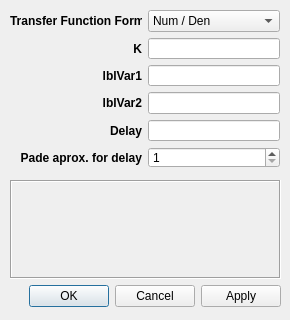
<?xml version="1.0" encoding="UTF-8"?>
<ui version="4.0">
 <class>ProccessModel</class>
 <widget class="QDialog" name="ProccessModel">
  <property name="windowModality">
   <enum>Qt::NonModal</enum>
  </property>
  <property name="geometry">
   <rect>
    <x>0</x>
    <y>0</y>
    <width>290</width>
    <height>320</height>
   </rect>
  </property>
  <property name="minimumSize">
   <size>
    <width>290</width>
    <height>320</height>
   </size>
  </property>
  <property name="maximumSize">
   <size>
    <width>290</width>
    <height>320</height>
   </size>
  </property>
  <property name="windowTitle">
   <string>Proccess Model</string>
  </property>
  <widget class="QWidget" name="gridLayoutWidget">
   <property name="geometry">
    <rect>
     <x>10</x>
     <y>10</y>
     <width>270</width>
     <height>158</height>
    </rect>
   </property>
   <layout class="QGridLayout" name="gridLayout">
    <item row="3" column="0">
     <widget class="QLabel" name="lblVar2">
      <property name="font">
       <font>
        <weight>75</weight>
        <bold>true</bold>
       </font>
      </property>
      <property name="text">
       <string>lblVar2</string>
      </property>
      <property name="alignment">
       <set>Qt::AlignRight|Qt::AlignTrailing|Qt::AlignVCenter</set>
      </property>
     </widget>
    </item>
    <item row="0" column="1">
     <widget class="QComboBox" name="cmbTFForm">
      <item>
       <property name="text">
        <string>Num / Den</string>
       </property>
      </item>
      <item>
       <property name="text">
        <string>Zero / Poles</string>
       </property>
      </item>
      <item>
       <property name="text">
        <string>Time Constants</string>
       </property>
      </item>
      <item>
       <property name="text">
        <string>First Order with Delay</string>
       </property>
      </item>
     </widget>
    </item>
    <item row="0" column="0">
     <widget class="QLabel" name="lblTFForm">
      <property name="font">
       <font>
        <weight>75</weight>
        <bold>true</bold>
       </font>
      </property>
      <property name="text">
       <string>Transfer Function Form</string>
      </property>
     </widget>
    </item>
    <item row="2" column="1">
     <widget class="QLineEdit" name="leVar1"/>
    </item>
    <item row="1" column="1">
     <widget class="QLineEdit" name="leGain"/>
    </item>
    <item row="2" column="0">
     <widget class="QLabel" name="lblVar1">
      <property name="font">
       <font>
        <weight>75</weight>
        <bold>true</bold>
       </font>
      </property>
      <property name="text">
       <string>lblVar1</string>
      </property>
      <property name="alignment">
       <set>Qt::AlignRight|Qt::AlignTrailing|Qt::AlignVCenter</set>
      </property>
     </widget>
    </item>
    <item row="1" column="0">
     <widget class="QLabel" name="lblGain">
      <property name="font">
       <font>
        <weight>75</weight>
        <bold>true</bold>
       </font>
      </property>
      <property name="text">
       <string>K</string>
      </property>
      <property name="alignment">
       <set>Qt::AlignRight|Qt::AlignTrailing|Qt::AlignVCenter</set>
      </property>
     </widget>
    </item>
    <item row="3" column="1">
     <widget class="QLineEdit" name="leVar2"/>
    </item>
    <item row="4" column="0">
     <widget class="QLabel" name="lblDelay">
      <property name="font">
       <font>
        <weight>75</weight>
        <bold>true</bold>
       </font>
      </property>
      <property name="text">
       <string>Delay</string>
      </property>
      <property name="alignment">
       <set>Qt::AlignRight|Qt::AlignTrailing|Qt::AlignVCenter</set>
      </property>
     </widget>
    </item>
    <item row="5" column="0">
     <widget class="QLabel" name="lblPadeOrder">
      <property name="font">
       <font>
        <weight>75</weight>
        <bold>true</bold>
       </font>
      </property>
      <property name="text">
       <string>Pade aprox. for delay</string>
      </property>
      <property name="alignment">
       <set>Qt::AlignRight|Qt::AlignTrailing|Qt::AlignVCenter</set>
      </property>
     </widget>
    </item>
    <item row="4" column="1">
     <widget class="QLineEdit" name="leDelay"/>
    </item>
    <item row="5" column="1">
     <widget class="QSpinBox" name="sbPadeOrder">
      <property name="minimum">
       <number>1</number>
      </property>
      <property name="maximum">
       <number>10</number>
      </property>
      <property name="value">
       <number>1</number>
      </property>
     </widget>
    </item>
   </layout>
  </widget>
  <widget class="QWidget" name="verticalLayoutWidget">
   <property name="geometry">
    <rect>
     <x>10</x>
     <y>180</y>
     <width>271</width>
     <height>127</height>
    </rect>
   </property>
   <layout class="QVBoxLayout" name="verticalLayout">
    <item>
     <widget class="QLabel" name="lblTF">
      <property name="font">
       <font>
        <weight>75</weight>
        <bold>true</bold>
       </font>
      </property>
      <property name="frameShape">
       <enum>QFrame::Box</enum>
      </property>
      <property name="frameShadow">
       <enum>QFrame::Sunken</enum>
      </property>
      <property name="text">
       <string/>
      </property>
      <property name="alignment">
       <set>Qt::AlignCenter</set>
      </property>
     </widget>
    </item>
    <item>
     <widget class="QDialogButtonBox" name="buttonBox">
      <property name="orientation">
       <enum>Qt::Horizontal</enum>
      </property>
      <property name="standardButtons">
       <set>QDialogButtonBox::Apply|QDialogButtonBox::Cancel|QDialogButtonBox::Ok</set>
      </property>
     </widget>
    </item>
   </layout>
  </widget>
 </widget>
 <resources/>
 <connections/>
</ui>
